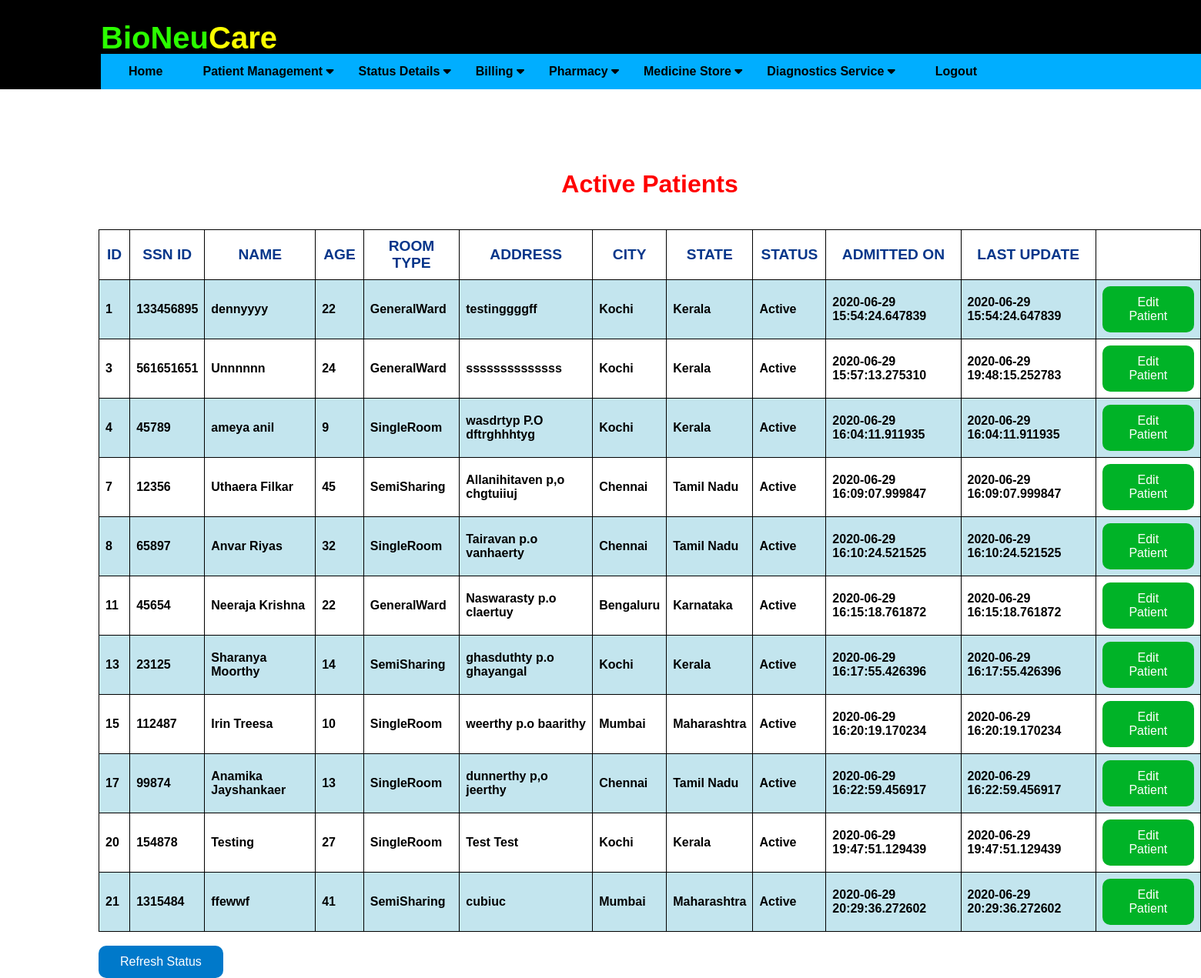
The page /patientscreen (signed in) on the database as committed earlier.
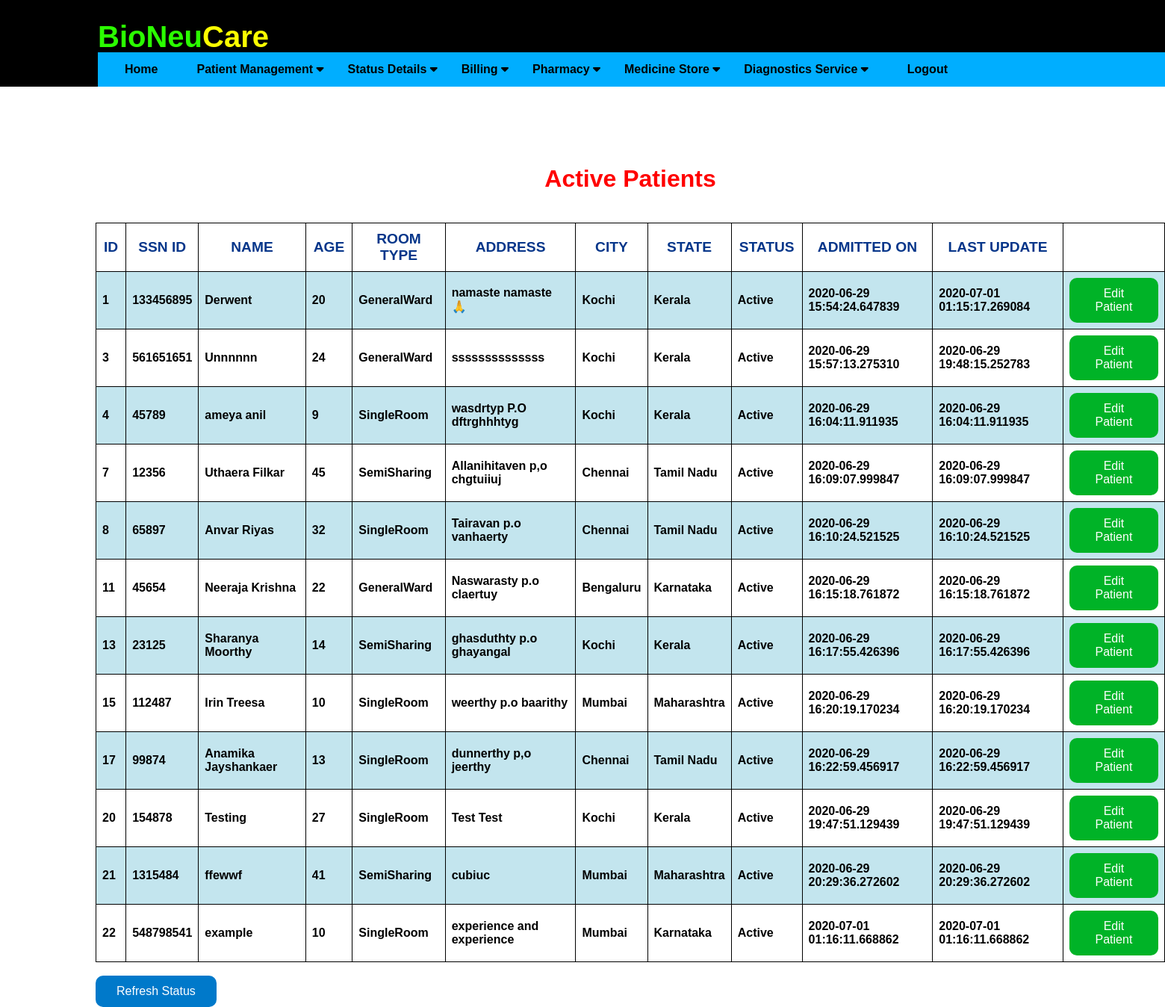
The same page on the database as committed later.
### application/routes.py (models this page shows)
class Patients(db.Model):
    __tablename__ = 'patients'
    id = db.Column(db.Integer, primary_key=True)
    ssn_id = db.Column(db.Integer)
    pname = db.Column(db.String(20), nullable=False)
    age = db.Column(db.Integer)
    date = db.Column(db.DateTime, default=datetime.now)
    ldate = db.Column(db.DateTime, default=datetime.now)
    tbed = db.Column(db.String(10))
    address = db.Column(db.String(20))
    city = db.Column(db.String(20))
    state = db.Column(db.String(20))
    status = db.Column(db.String(20))
    children1 = relationship("Diagnostics")

### application/routes.py (the view)
@app.route('/patientscreen')
def patientscreen():
    if 'username' in session:
        pts = Patients.query.filter_by( status = 'Active' )
        print("ptsss",pts)
        if not pts:
            flash('All Patients Discharged')
            return redirect( url_for('update_patient') )
        else:
            print("inside else")
            return render_template('patientscreen.html', pts = pts)
    else:
        flash('You have been logged out. Please login again')
        return redirect( url_for('login') )

### application/templates/patientscreen.html (shortened to what this page needs)
{% extends "layout.html" %}
{% block content %}
<div class="astatus">
    <h1 style="color: rgb(255, 0, 0);">Active Patients</h1><br>
    <table border="1">
        <tr>
            <th>ID</th>
            <th>SSN ID</th>
            <th>NAME</th>
            <th>AGE</th>
            <th>ROOM TYPE</th>
            <th>ADDRESS</th>
            <th>CITY</th>
            <th>STATE</th>
            <th>STATUS</th>
            <th>ADMITTED ON</th>
            <th>LAST UPDATE</th>
            <th></th>
        </tr>
        {% for update in pts %}
        <tr>
            <td> {{ update.id }} </td>
            <td> {{ update.ssn_id }} </td>
            <td> {{ update.pname }} </td>
            <td> {{ update.age }} </td>
            <td> {{ update.tbed }} </td>
            <td> {{ update.address }}</td>
            <td> {{ update.city }} </td>
            <td> {{ update.state }} </td>
            <td> {{ update.status }} </td>
            <td> {{ update.date }} </td>
            <td> {{ update.ldate }} </td>
            <td> <button type="button" class="ubutton" onclick="window.location='editpatientdetail/{{ update.id }}'"> Edit Patient </button> </td>
        </tr>
        {% else %}
                <h3>No Active Patients!</h3>
        {% endfor %}
    </table>
    <br>
    <form action="{{ url_for('patientscreen') }}">
    <button type="submit" class="ibutton" value="Refresh the list">Refresh Status</button>
    </form>
</div>
{% endblock %}

Rows that differ between the two databases and show on the page:
changed Patients id 1: pname "dennyyyy" → "Derwent"; age "22" → "20"; address "testinggggff" → "namaste namaste 🙏"; ldate "2020-06-29 15:54:24.647839" → "2020-07-01 01:15:17.269084"
added Patients: id "22", ssn_id "548798541", pname "example", age "10", tbed "SingleRoom", address "experience and experience", city "Mumbai", state "Karnataka", status "Active", date "2020-07-01 01:16:11.668862", ldate "2020-07-01 01:16:11.668862"
